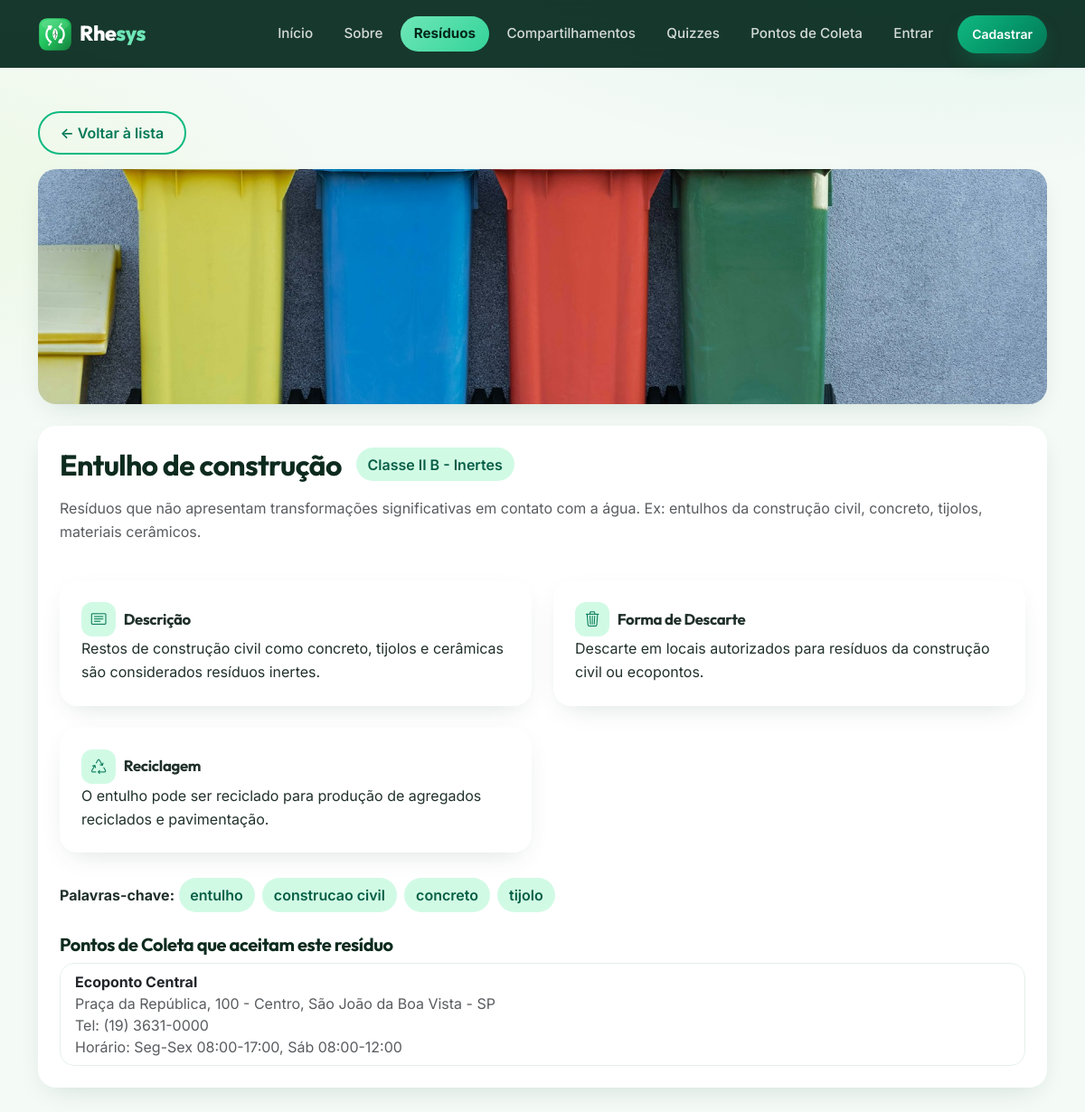
The app's page /pages/residuos.php?id=5 with its own data.
### tables this page shows
CREATE TABLE residuo (
    id_residuo INT AUTO_INCREMENT PRIMARY KEY,
    id_classificacao INT NOT NULL,
    nome VARCHAR(150) NOT NULL,
    descricao TEXT,
    forma_descarte TEXT,
    reciclagem TEXT,
    palavras_chave VARCHAR(255),
    possui_logistica_reversa BOOLEAN NOT NULL DEFAULT FALSE,
    created_at DATETIME NOT NULL DEFAULT CURRENT_TIMESTAMP,
    INDEX idx_residuo_classificacao (id_classificacao),
    INDEX idx_residuo_nome (nome),
    CONSTRAINT fk_residuo_classificacao
        FOREIGN KEY (id_classificacao) REFERENCES classificacao(id_classificacao)
        ON DELETE RESTRICT ON UPDATE CASCADE
);

CREATE TABLE classificacao (
    id_classificacao INT AUTO_INCREMENT PRIMARY KEY,
    nome VARCHAR(100) NOT NULL,
    descricao TEXT
);

CREATE TABLE ponto_coleta (
    id_ponto INT AUTO_INCREMENT PRIMARY KEY,
    nome VARCHAR(150) NOT NULL,
    endereco VARCHAR(255),
    latitude DECIMAL(10, 7),
    longitude DECIMAL(10, 7),
    telefone VARCHAR(20),
    horario_funcionamento VARCHAR(150)
);

### pages/residuos.php (the view, shortened to what this page needs)
<?php
require_once __DIR__ . '/../config/conexao.php';
function imagem_residuo($nome_classificacao) {
    $n = mb_strtolower((string) $nome_classificacao, 'UTF-8');
    if (mb_strpos($n, 'inerte') !== false) {
        return BASE_URL . 'img/fotos/coleta.jpg';
    }
    return BASE_URL . 'img/fotos/coleta.jpg';
}
require __DIR__ . '/../includes/header.php';
$id_residuo = isset($_GET['id']) ? (int)$_GET['id'] : 0;
if ($id_residuo > 0) {
    $sql = "SELECT r.*, c.nome AS classificacao_nome, c.descricao AS classificacao_descricao
            FROM residuo r
            INNER JOIN classificacao c ON r.id_classificacao = c.id_classificacao
            WHERE r.id_residuo = :id";
    $stmt = $pdo->prepare($sql);
    $stmt->bindValue(':id', $id_residuo, PDO::PARAM_INT);
    $stmt->execute();
    $residuo = $stmt->fetch();
    ?>
    <a href="residuos.php" class="btn btn-outline-success mb-3">&larr; Voltar à lista</a>
    <div class="detail-photo mb-4">
        <img src="<?php echo imagem_residuo($residuo['classificacao_nome']); ?>" alt="Foto ilustrativa: <?php echo htmlspecialchars($residuo['classificacao_nome']); ?>">
    </div>
    <div class="info-card">
        <div class="card-body p-4">
            <div class="d-flex align-items-center flex-wrap gap-2 mb-3">
                <h1 class="mb-0 me-2 fs-2"><?php echo htmlspecialchars($residuo['nome']); ?></h1>
                <span class="badge-soft"><?php echo htmlspecialchars($residuo['classificacao_nome']); ?></span>
            </div>
            <p class="text-muted"><?php echo htmlspecialchars($residuo['classificacao_descricao']); ?></p>
            <div class="row g-4 mt-2">
                <div class="col-md-6">
                    <div class="info-card">
                        <div class="card-body p-4">
                            <h5 class="card-title"><span class="icon-chip-sm"><i class="bi bi-card-text"></i></span> Descrição</h5>
                            <p class="card-text mb-0"><?php echo nl2br(htmlspecialchars($residuo['descricao'])); ?></p>
                        </div>
                    </div>
                </div>
                <div class="col-md-6">
                    <div class="info-card">
                        <div class="card-body p-4">
                            <h5 class="card-title"><span class="icon-chip-sm"><i class="bi bi-trash3"></i></span> Forma de Descarte</h5>
                            <p class="card-text mb-0"><?php echo nl2br(htmlspecialchars($residuo['forma_descarte'])); ?></p>
                        </div>
                    </div>
                </div>
                <div class="col-md-6">
                    <div class="info-card">
                        <div class="card-body p-4">
                            <h5 class="card-title"><span class="icon-chip-sm"><i class="bi bi-recycle"></i></span> Reciclagem</h5>
                            <p class="card-text mb-0"><?php echo nl2br(htmlspecialchars($residuo['reciclagem'])); ?></p>
                        </div>
                    </div>
                </div>
            </div>
            <?php if (!empty($residuo['palavras_chave'])): ?>
                <div class="mt-4">
                    <strong>Palavras-chave:</strong>
                    <?php foreach (explode(',', $residuo['palavras_chave']) as $palavra): ?>
                        <span class="badge-soft me-1 mt-1"><?php echo htmlspecialchars(trim($palavra)); ?></span>
                    <?php endforeach; ?>
                </div>
            <?php endif; ?>
            <?php
            $sql_pontos = "SELECT p.* FROM ponto_coleta p
                           INNER JOIN residuo_ponto_coleta rpc ON p.id_ponto = rpc.id_ponto
                           WHERE rpc.id_residuo = :id";
            $stmt_pontos = $pdo->prepare($sql_pontos);
            $stmt_pontos->bindValue(':id', $id_residuo, PDO::PARAM_INT);
            $stmt_pontos->execute();
            $pontos = $stmt_pontos->fetchAll();
            ?>
            <?php if (count($pontos) > 0): ?>
                <div class="mt-4">
                    <h5>Pontos de Coleta que aceitam este resíduo</h5>
                    <ul class="list-group">
                        <?php foreach ($pontos as $ponto): ?>
                            <li class="list-group-item">
                                <strong><?php echo htmlspecialchars($ponto['nome']); ?></strong><br>
                                <span class="text-muted"><?php echo htmlspecialchars($ponto['endereco']); ?></span>
                                <?php if ($ponto['telefone']): ?>
                                    <br><span class="text-muted">Tel: <?php echo htmlspecialchars($ponto['telefone']); ?></span>
                                <?php endif; ?>
                                <?php if ($ponto['horario_funcionamento']): ?>
                                    <br><span class="text-muted">Horário: <?php echo htmlspecialchars($ponto['horario_funcionamento']); ?></span>
                                <?php endif; ?>
                            </li>
                        <?php endforeach; ?>
                    </ul>
                </div>
            <?php endif; ?>
        </div>
    </div>
    <?php
    require __DIR__ . '/../includes/footer.php';
    exit;
}
?>
<?php require __DIR__ . '/../includes/footer.php'; ?>

### css/style.css (style rules this page uses)
:root { --rhe-50: #ecfdf5; --rhe-100: #d1fae5; --rhe-200: #a7f3d0; --rhe-300: #6ee7b7; --rhe-400: #34d399; --rhe-500: #10b981; --rhe-600: #059669; --rhe-700: #047857; --rhe-800: #065f46; --rhe-900: #064e3b; --rhe-950: #04281c; --rhe-ink: #0d2b1e; --rhe-lime: #a3e635; --rhe-bg: #f4faf6; --rhe-radius: 1.25rem; --rhe-shadow: 0 10px 30px -12px rgba(4, 66, 41, .18); --rhe-shadow-lg: 0 24px 60px -20px rgba(4, 66, 41, .35); }
* { -webkit-tap-highlight-color: transparent; }
html { scroll-behavior: smooth; }
body { font-family: 'Inter', system-ui, -apple-system, 'Segoe UI', sans-serif; background: radial-gradient(1100px 480px at 88% -8%, rgba(16, 185, 129, .10), transparent 60%), radial-gradient(900px 420px at -10% 18%, rgba(163, 230, 53, .10), transparent 55%), var(--rhe-bg); color: #20302a; display: flex; flex-direction: column; min-height: 100vh; -webkit-font-smoothing: antialiased; }
h1, h2, h3, h4, h5, h6 { font-family: 'Outfit', 'Inter', sans-serif; font-weight: 700; letter-spacing: -.02em; color: var(--rhe-ink); }
p { line-height: 1.65; }
a { color: var(--rhe-600); }
.btn { font-weight: 600; border-radius: 999px; }
.btn-outline-success { border: 2px solid var(--rhe-500); color: var(--rhe-700); padding: .6rem 1.4rem; background: transparent; transition: all .2s ease; }
.badge-soft { background: var(--rhe-100); color: var(--rhe-800); font-weight: 600; padding: .42em .8em; border-radius: 999px; display: inline-block; }
.detail-photo { border-radius: var(--rhe-radius); overflow: hidden; box-shadow: var(--rhe-shadow); }
.detail-photo img { width: 100%; height: 260px; object-fit: cover; display: block; }
.info-card { border: none; border-radius: var(--rhe-radius); box-shadow: var(--rhe-shadow); height: 100%; background: #fff; }
.info-card .card-title { display: flex; align-items: center; gap: .55rem; font-size: 1.05rem; }
.icon-chip-sm { width: 38px; height: 38px; border-radius: 12px; display: inline-grid; place-items: center; background: var(--rhe-100); color: var(--rhe-700); font-size: 1.05rem; flex: 0 0 auto; }
.list-group { border-radius: 1rem; overflow: hidden; }
.list-group-item { border-color: #e3f0e8; }

### records on screen
residuo: nome "Entulho de construção", id_classificacao.nome "Classe II B - Inertes", id_classificacao.descricao "Resíduos que não apresentam transformações significativas em contato com a água. Ex: entulhos da construção civil, concreto, tijolos, materiais cerâmicos.", descricao "Restos de construção civil como concreto, tijolos e cerâmicas são considerados resíduos inertes.", forma_descarte "Descarte em locais autorizados para resíduos da construção civil ou ecopontos.", reciclagem "O entulho pode ser reciclado para produção de agregados reciclados e pavimentação.", palavras_chave "entulho", palavras_chave "construcao civil", palavras_chave "concreto", palavras_chave "tijolo"
ponto_coleta: nome "Ecoponto Central", endereco "Praça da República, 100 - Centro, São João da Boa Vista - SP", telefone "(19) 3631-0000", horario_funcionamento "Seg-Sex 08:00-17:00, Sáb 08:00-12:00"

### other values on screen
$item[0] "Início"
$item[0] "Sobre"
$item[0] "Resíduos"
$item[0] "Compartilhamentos"
$item[0] "Quizzes"
$item[0] "Pontos de Coleta"
